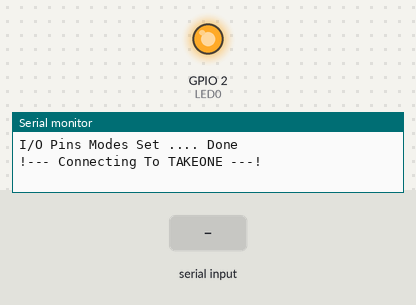
A sketch run on a simulated ESP8266 (NodeMCU). Shown: output pins drawn as LEDs (lit = HIGH), the last lines printed to the serial monitor. Inputs (shaded band) come from the test bench. WiFi joins after 1.5 s; servers stay silent unless stated.

Above: at 0.3 s.
At 6.5 s:
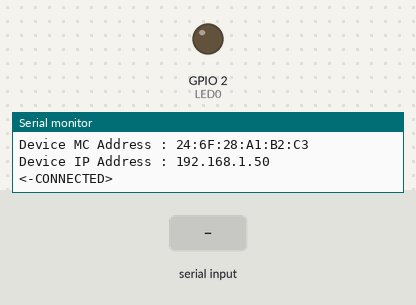
6.6 s: "2\n" received over Serial
Timing chart, 0 to 9.6 s (numbered marks = the images above; inputs shaded):
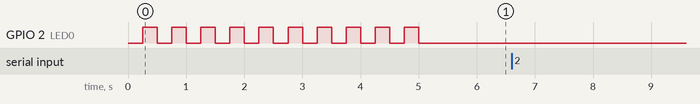

The sketch:

Server.ino
```cpp
//------------------------------------------------------------------------------------
// Libraries Needed For This Project
//------------------------------------------------------------------------------------
  #include <Wire.h>           // To Be Able To Use Sensors Like IMU9050
  #include <EEPROM.h>         // To Be Able To Store & Read Data Between Power Off
  #include <ESP8266WiFi.h>    // The Basic Function Of The ESP NOD MCU
//------------------------------------------------------------------------------------
// Defining I/O Pins
//------------------------------------------------------------------------------------
  #define       LED0      2         // WIFI Module LED
//------------------------------------------------------------------------------------
// LED Delay Variables
//------------------------------------------------------------------------------------
  int           LEDState          = LOW;
  unsigned long CurrMillis        = 0;
  unsigned long PrevMillis        = 0;
  unsigned long Interval          = 1000;
//------------------------------------------------------------------------------------
// WIFI Authentication Variables
//------------------------------------------------------------------------------------
/* This Client Is Going To Connect To A WIFI Server Access Point
 * So You Have To Specify Server WIFI SSID & Password In The Code Not Here
 * Please See The Function Below Name (WiFi.Begin)
 * If WIFI dont need Any password Then WiFi.begin("SSIDNAME")
 * If WIFI needs a Password Then WiFi.begin("SSIDNAME", "PASSWORD")
 */
  char*         TKDssid;            // Wifi Name
  char*         TKDpassword;        // Wifi Password
//------------------------------------------------------------------------------------
// WIFI Module Role & Port
//------------------------------------------------------------------------------------
/* This WIFI Module Code Works As A Client
 * That Will Connect To A Server WIFI Modul With (IP ADDress 192.168.4.1)
 */
  int             TKDServerPort  = 9001;
  IPAddress       TKDServer(192,168,4,1);
  WiFiClient      TKDClient;
//====================================================================================

  void setup()
  {
    // Setting The Serial Port ----------------------------------------------
    Serial.begin(9600);           // Computer Communication

    // Setting The Mode Of Pins ---------------------------------------------
    pinMode(LED0, OUTPUT);          // WIFI OnBoard LED Light
    digitalWrite(LED0, !LOW);       // Turn WiFi LED Off

    // Print Message Of I/O Setting Progress --------------------------------
    Serial.println("\nI/O Pins Modes Set .... Done");

    // Starting To Connect --------------------------------------------------
    if(WiFi.status() == WL_CONNECTED)
    {
      WiFi.disconnect();
      WiFi.mode(WIFI_OFF);
      delay(50);
    }

    /* in this part it should load the ssid and password
     * from eeprom they try to connect using them */

    WiFi.mode(WIFI_STA);            // To Avoid Broadcasting An SSID
    WiFi.begin("TAKEONE", "");      // The SSID That We Want To Connect To

    // Printing Message For User That Connetion Is On Process ---------------
    Serial.println("!--- Connecting To " + WiFi.SSID() + " ---!");

    // WiFi Connectivity ----------------------------------------------------
    CheckWiFiConnectivity();        // Checking For Connection

    // Stop Blinking To Indicate Connected ----------------------------------
    digitalWrite(LED0, !HIGH);
    Serial.println("!-- Client Device Connected --!");

    // Printing IP Address --------------------------------------------------
    Serial.println("Connected To      : " + String(WiFi.SSID()));
    Serial.println("Signal Strenght   : " + String(WiFi.RSSI()) + " dBm");
    Serial.print  ("Server IP Address : ");
    Serial.println(TKDServer);
    Serial.print  ("Server Port Num   : ");
    Serial.println(TKDServerPort);
    // Printing MAC Address
    Serial.print  ("Device MC Address : ");
    Serial.println(String(WiFi.macAddress()));
    // Printing IP Address
    Serial.print  ("Device IP Address : ");
    Serial.println(WiFi.localIP());

    // Conecting The Device As A Client -------------------------------------
    TKDRequest();
  }

//====================================================================================

  void loop()
  {
    int opcao = 0;
    while(opcao==0){
       if(Serial.available() > 0){
       opcao = Serial.parseInt();
       }
    }

    if (opcao == 1){//atuar escravo 1
      TKDClient.println("1");
      delay(2000);
    }

    if (opcao == 2){//atuar escravo 2
      Serial.println("Entrou para atuar escravo2");
      TKDClient.println("2");
      delay(2000);
    }

    if (opcao == 3){//ler sensor escravo 2
        TKDClient.println("3");
        delay(3000);
        while(TKDClient.available())
        {
          String Message = TKDClient.readStringUntil('\r');
          TKDClient.flush();
          Serial.println(Message);
        }
        TKDClient.flush();
    }
  }

//====================================================================================

  void ReadButton()
  {
          Serial.println("<-SCORED>");
          TKDClient.println("<-SCORED>");
          delay(2000);
          while(TKDClient.available())
          {
            String Message = TKDClient.readStringUntil('\r');
            TKDClient.flush();
            Serial.println("Resposta: " + Message);
          }
          TKDClient.flush();
        //}
      //}
    //}

    // Last Button State Concidered
    //LastButtonState = reading;
  }

//====================================================================================

  void CheckWiFiConnectivity()
  {
    while(WiFi.status() != WL_CONNECTED)
    {
      for(int i=0; i < 10; i++)
      {
        digitalWrite(LED0, !HIGH);
        delay(250);
        digitalWrite(LED0, !LOW);
        delay(250);
        Serial.print(".");
      }
      Serial.println("");
    }
  }

//====================================================================================

  void I2C_Begin()
  {
    /* ----------------------------------------------------------------------
     * Setting The I2C Pins SDA, SCL
     * Because We Didnt Specify Any Pins The Defult
     * SDA = D4 <GPIO2>, SCL = D5 <GPIO14> For ESP8266 Dev Kit Node MCU v3
     --------------------------------------------------------------------- */
    // Frequency Of The I2C
    #define TWI_FREQ  400000L       // I2C Frequency Setting To 400KHZ

    // If Ever You Needed To Use Wire I2C
    Wire.begin();                   // Begginning The I2C

    // Setting Up The I2C Of The MPU9250 ------------------------------------
    Wire.setClock(TWI_FREQ);        // Setting The Frequency MPU9250 Require
  }

//====================================================================================

  void TKDRequest()
  {
    // First Make Sure You Got Disconnected
    TKDClient.stop();

    // If Sucessfully Connected Send Connection Message
    if(TKDClient.connect(TKDServer, TKDServerPort))
    {
      Serial.println    ("<-CONNECTED>");
      TKDClient.println ("<-CONNECTED>");
    }
  }

//====================================================================================
```
